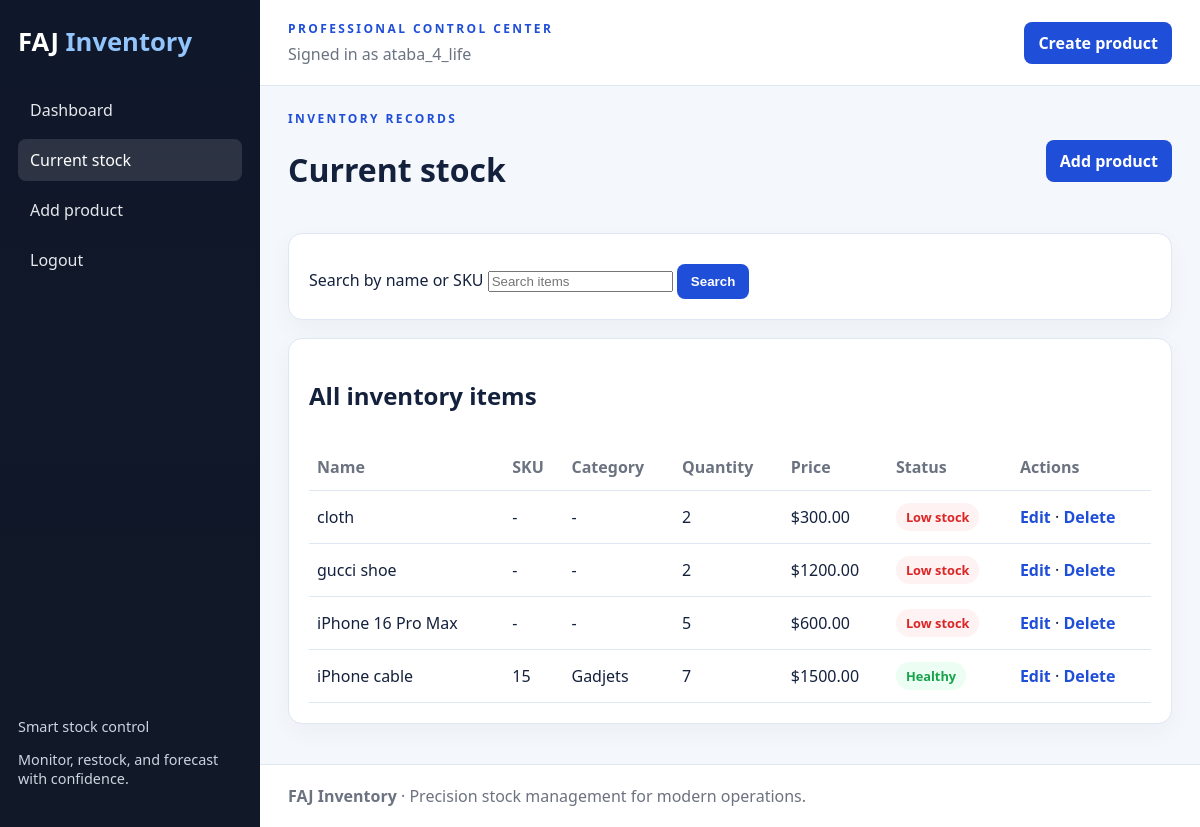
Screenshot of /products/ (signed in) with the database file from the repository.
### inventory/models.py (models this page shows, shortened)
class Item(models.Model):
    name = models.CharField(max_length=100)
    quantity = models.IntegerField(default=0)
    price = models.DecimalField(max_digits=10, decimal_places=2)
    sku = models.CharField(max_length=50, blank=True, default='')
    category = models.CharField(max_length=50, blank=True, default='')
    supplier = models.CharField(max_length=100, blank=True, default='')
    low_stock_threshold = models.IntegerField(default=5)
    image = models.CharField(max_length=255, blank=True, default='')
    created_at = models.DateTimeField(default=timezone.now)
    updated_at = models.DateTimeField(default=timezone.now)
    @property
    def is_low_stock(self):
        return self.quantity <= self.low_stock_threshold

### inventory/views.py (the view)
# urls.py: path('products/', views.stock_view, name='stock'),
@login_required
def stock_view(request):
    query = request.GET.get('q', '').strip()
    items = Item.objects.all().order_by('name')
    if query:
        items = items.filter(name__icontains=query) | items.filter(sku__icontains=query)
    context = {'items': items, 'query': query}
    return render(request, 'inventory/stock.html', context)

### inventory/templates/inventory/stock.html
{% extends 'inventory/base.html' %}
{% block content %}
<div class="page-header">
    <div>
        <p class="eyebrow">Inventory records</p>
        <h1>Current stock</h1>
    </div>
    <a class="btn btn-primary" href="{% url 'add_product' %}">Add product</a>
</div>
<form method="get" class="panel" style="margin-bottom: 18px;">
    <label for="search">Search by name or SKU</label>
    <input type="text" id="search" name="q" value="{{ query }}" placeholder="Search items">
    <button type="submit" class="btn btn-primary" style="margin-top: 10px;">Search</button>
</form>
<div class="panel">
    <div class="panel-header">
        <h2>All inventory items</h2>
    </div>
    <table class="data-table">
        <thead>
            <tr>
                <th>Name</th>
                <th>SKU</th>
                <th>Category</th>
                <th>Quantity</th>
                <th>Price</th>
                <th>Status</th>
                <th>Actions</th>
            </tr>
        </thead>
        <tbody>
            {% for item in items %}
            <tr>
                <td>{{ item.name }}</td>
                <td>{{ item.sku|default:'-' }}</td>
                <td>{{ item.category|default:'-' }}</td>
                <td>{{ item.quantity }}</td>
                <td>${{ item.price }}</td>
                <td>{% if item.is_low_stock %}<span class="pill danger">Low stock</span>{% else %}<span class="pill success">Healthy</span>{% endif %}</td>
                <td>
                    <a href="{% url 'edit_product' item.id %}" class="text-link">Edit</a>
                    <span> · </span>
                    <a href="{% url 'delete_item' item.id %}" class="text-link" onclick="return confirm('Delete this product?');">Delete</a>
                </td>
            </tr>
            {% empty %}
            <tr>
                <td colspan="7" class="empty-state">No items found.</td>
            </tr>
            {% endfor %}
        </tbody>
    </table>
</div>
{% endblock %}

### inventory/templates/inventory/base.html (shortened to what this page needs)
<!DOCTYPE html>
<html lang="en">
<head>
</head>
<body>
<div class="page">
    {% if user.is_authenticated %}
    <aside class="sidebar">
        <div class="brand">FAJ <span>Inventory</span></div>
        <nav>
            <a class="nav-link {% if request.path == '/dashboard/' %}active{% endif %}" href="{% url 'dashboard' %}">Dashboard</a>
            <a class="nav-link {% if '/products/' in request.path %}active{% endif %}" href="{% url 'stock' %}">Current stock</a>
            <a class="nav-link {% if '/products/add/' in request.path %}active{% endif %}" href="{% url 'add_product' %}">Add product</a>
            <a class="nav-link" href="{% url 'logout' %}">Logout</a>
        </nav>
        <div class="sidebar-footer">
            <p>Smart stock control</p>
            <p>Monitor, restock, and forecast with confidence.</p>
        </div>
    </aside>
    {% endif %}
    <div class="main">
        {% if user.is_authenticated %}
        <header class="header">
            <div>
                <p class="eyebrow">Professional control center</p>
                <div class="user">Signed in as {{ user.username }}</div>
            </div>
            <a class="btn btn-primary" href="{% url 'add_product' %}">Create product</a>
        </header>
        {% endif %}
        <main class="content">
            {% block content %}{% endblock %}
        </main>
        {% if user.is_authenticated %}
        <footer>
            <strong>FAJ Inventory</strong> · Precision stock management for modern operations.
        </footer>
        {% endif %}
    </div>
</div>
</body>
</html>

### inventory/templates/inventory/base.html (style rules this page uses)
:root { --bg: #f4f7fb; --panel: #ffffff; --primary: #1f4ed8; --primary-dark: #183ea6; --text: #14213d; --muted: #6b7280; --border: #dfe7f2; --danger: #dc2626; --success: #16a34a; }
* { box-sizing: border-box; }
body { margin: 0; font-family: 'Segoe UI', Arial, sans-serif; background: var(--bg); color: var(--text); }
a { color: var(--primary); text-decoration: none; }
.page { display: flex; min-height: 100vh; }
.sidebar { width: 260px; background: linear-gradient(180deg, #0f172a 0%, #111827 100%); color: white; padding: 24px 18px; display: flex; flex-direction: column; gap: 18px; }
.brand { font-size: 1.6rem; font-weight: 700; margin-bottom: 12px; }
.brand span { color: #93c5fd; }
.nav-link { display: block; padding: 10px 12px; border-radius: 8px; color: #e5e7eb; margin-bottom: 8px; }
.nav-link:hover, .nav-link.active { background: rgba(255,255,255,0.12); color: white; }
.sidebar-footer { margin-top: auto; color: #cbd5e1; font-size: 0.9rem; }
.main { flex: 1; display: flex; flex-direction: column; }
.header { background: white; padding: 20px 28px; border-bottom: 1px solid var(--border); display: flex; justify-content: space-between; align-items: center; }
.header .user { color: var(--muted); }
.content { padding: 24px 28px 40px; }
.page-header { display: flex; justify-content: space-between; align-items: center; margin-bottom: 20px; }
.eyebrow { text-transform: uppercase; letter-spacing: 0.2em; font-size: 0.75rem; color: var(--primary); font-weight: 700; margin: 0 0 6px; }
.card, .panel, .auth-card { background: var(--panel); border: 1px solid var(--border); border-radius: 14px; box-shadow: 0 8px 24px rgba(15, 23, 42, 0.04); }
.panel { padding: 20px; }
.panel-header { display: flex; justify-content: space-between; align-items: center; margin-bottom: 12px; }
.data-table { width: 100%; border-collapse: collapse; }
.data-table th, .data-table td { border-bottom: 1px solid var(--border); padding: 12px 8px; text-align: left; }
.data-table th { color: var(--muted); font-weight: 600; }
.btn { display: inline-block; padding: 10px 14px; border-radius: 8px; border: none; cursor: pointer; font-weight: 600; }
.btn-primary { background: var(--primary); color: white; }
.text-link { font-weight: 600; }
.pill { display: inline-block; padding: 5px 10px; border-radius: 999px; font-size: 0.8rem; font-weight: 600; }
.pill.success { background: #ecfdf3; color: var(--success); }
.pill.danger { background: #fef2f2; color: var(--danger); }
footer { padding: 20px 28px; border-top: 1px solid var(--border); color: var(--muted); background: white; }

### rows the page displays
Item: name "cloth", sku "-", category "-", quantity "2", price "300.00", low_stock_threshold "Low stock"
Item: name "gucci shoe", sku "-", category "-", quantity "2", price "1200.00", low_stock_threshold "Low stock"
Item: name "iPhone 16 Pro Max", sku "-", category "-", quantity "5", price "600.00", low_stock_threshold "Low stock"
Item: name "iPhone cable", sku "15", category "Gadjets", quantity "7", price "1500.00", low_stock_threshold "Healthy"

### other values shown
{{ user.username }} "ataba_4_life"
